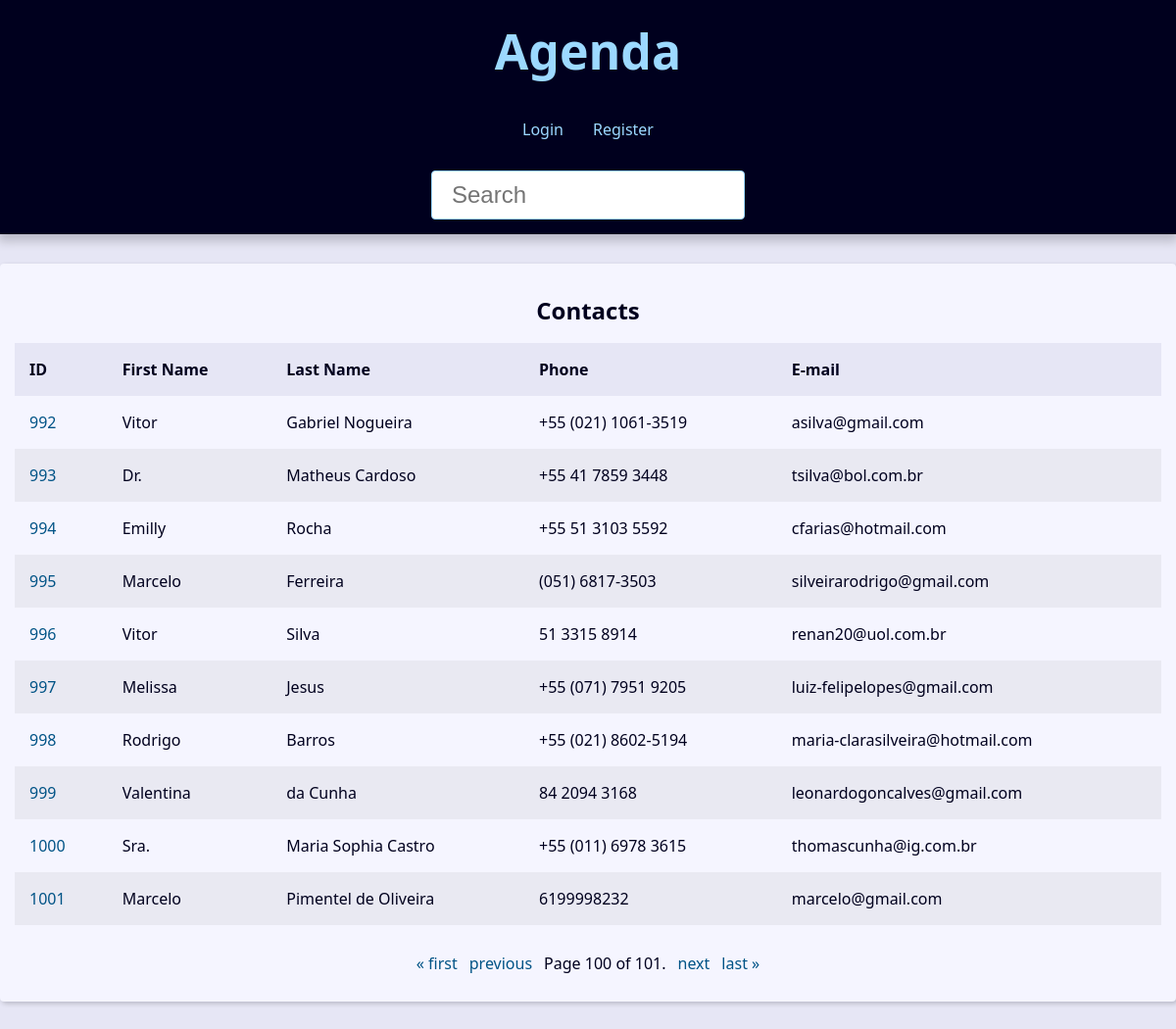
Page /?page=100&q= on the committed database.
### contact/models.py (models this page shows, shortened)
class Contact(models.Model):
    first_name = models.CharField(max_length=50)
    last_name = models.CharField(max_length=50, blank=True)
    phone = models.CharField(max_length=50)
    email = models.EmailField(max_length=254, blank=True)
    created_date = models.DateTimeField(default=timezone.now)
    description = models.TextField(blank=True)
    show = models.BooleanField(default=True)
    picture = models.ImageField(blank=True, upload_to='pictures/%Y/%m')
    category = models.ForeignKey(Category, on_delete=models.SET_NULL, blank=True, null=True)
    owner = models.ForeignKey(User, on_delete=models.SET_NULL, blank=True, null=True)

### contact/views/contact_views.py (the view)
# urls.py: path('', views.index, name='index'),
def index(request):
    contacts = Contact.objects \
        .filter(show=True)\
        .order_by('id')
    paginator = Paginator(contacts, 10)
    page_number = request.GET.get('page')
    page_obj = paginator.get_page(page_number)
    context = {
        'page_obj': page_obj,
        'site_title': 'Contatos - '
    }
    return render(
        request,
        'contact/index.html',
        context
    )

### contact/templates/contact/index.html
{% extends 'global/base.html' %}
{% block content %}
{% if page_obj %}
  <div class="responsive-table">
    <table class="contacts-table">
      <caption class="table-caption ">
        Contacts
      </caption>
      <thead>
        <tr class="table-row table-row-header">
          <th class="table-header">ID</th>
          <th class="table-header">First Name</th>
          <th class="table-header">Last Name</th>
          <th class="table-header">Phone</th>
          <th class="table-header">E-mail</th>
        </tr>
      </thead>
      <tbody>
        {% for contact in page_obj %}
          <tr class="table-row">
            <td class="table-cel">
              <a
                class="table-link"
                href="{% url 'contact:contact' contact.id %}"
              >
                {{ contact.id }}
              </a>
            </td>
            <td class="table-cel">
              {{ contact.first_name }}
            </td>
            <td class="table-cel">
              {{ contact.last_name }}
            </td>
            <td class="table-cel">
              {{ contact.phone }}
            </td>
            <td class="table-cel">
              {{ contact.email }}
            </td>
          </tr>
        {% endfor %}
      </tbody>
    </table>
  </div>
{% else %}
<div class="single-contact">
  <h1 class="single-contact-name">
    Nenhum contato encontrado.
  </h1>
</div>
{% endif %}
{% endblock content %}

### base_static/global/css/style.css (style rules this page uses)
:root { --spacing: 1.5rem; --link-dark-color: rgb(0, 83, 134); --link-light-color: rgb(156, 217, 255); --clr-white: rgb(245, 245, 255); --clr-black: rgb(0, 0, 30); --clr-light-gray: rgb(230, 230, 245); --clr-dark-shadow-5: rgba(0, 0, 10, 5%); --clr-dark-shadow-10: rgba(0, 0, 10, 10%); --clr-dark-shadow-20: rgba(0, 0, 10, 20%); --clr-light-shadow-5: rgba(200, 200, 255, 5%); --clr-light-shadow-10: rgba(200, 200, 255, 10%); --clr-light-shadow-20: rgba(200, 200, 255, 20%); --main-page-width: 120rem; --table-min-width: 60rem; --biggest-font-size: 5rem; --bigger-font-size: 4rem; --big-font-size: 3.2rem; --medium-font-size: 2.4rem; --small-font-size: 1.6rem; --smaller-font-size: 1.4rem; --smallest-font-size: 1.2rem; --transition-fast: 300ms; --transition-medium: 600ms; --transition-slow: 1s; --default-border-radius: 4px; }
*, *::before, *::after { margin: 0; padding: 0; box-sizing: border-box; }
html { font-size: 62.5%; }
body { font-family: system-ui, -apple-system, BlinkMacSystemFont, 'Segoe UI', Roboto, Oxygen, Ubuntu, Cantarell, 'Open Sans', 'Helvetica Neue', sans-serif; line-height: 1.5; font-size: var(--small-font-size); color: var(--clr-black); -webkit-font-smoothing: antialiased; background: var(--clr-light-gray); }
.responsive-table { width: 100%; overflow-x: auto; }
.contacts-table { width: 100%; min-width: var(--table-min-width); border-collapse: collapse; }
.table-caption { font-size: var(--medium-font-size); font-weight: bold; padding: var(--spacing); }
.table-row { text-align: left; text-overflow: ellipsis; transition: background-color var(--transition-fast) ease-in-out; }
.table-row:nth-of-type(2n) { background: var(--clr-dark-shadow-5); }
.table-row-header { background: var(--clr-light-gray); color: var(--clr-black); }
.table-cel, .table-header { padding: var(--spacing); }
.table-link { color: var(--link-dark-color); transition: color var(--transition-fast) ease-in-out; text-decoration: none; }

### rows in the picture
Contact: id "992", first_name "Vitor", last_name "Gabriel Nogueira", phone "+55 (021) 1061-3519", email "asilva@gmail.com"
Contact: id "993", first_name "Dr.", last_name "Matheus Cardoso", phone "+55 41 7859 3448", email "tsilva@bol.com.br"
Contact: id "994", first_name "Emilly", last_name "Rocha", phone "+55 51 3103 5592", email "cfarias@hotmail.com"
Contact: id "995", first_name "Marcelo", last_name "Ferreira", phone "(051) 6817-3503", email "silveirarodrigo@gmail.com"
Contact: id "996", first_name "Vitor", last_name "Silva", phone "51 3315 8914", email "renan20@uol.com.br"
Contact: id "997", first_name "Melissa", last_name "Jesus", phone "+55 (071) 7951 9205", email "luiz-felipelopes@gmail.com"
Contact: id "998", first_name "Rodrigo", last_name "Barros", phone "+55 (021) 8602-5194", email "maria-clarasilveira@hotmail.com"
Contact: id "999", first_name "Valentina", last_name "da Cunha", phone "84 2094 3168", email "leonardogoncalves@gmail.com"
Contact: id "1000", first_name "Sra.", last_name "Maria Sophia Castro", phone "+55 (011) 6978 3615", email "thomascunha@ig.com.br"
Contact: id "1001", first_name "Marcelo", last_name "Pimentel de Oliveira", phone "6199998232", email "marcelo@gmail.com"

### other values in the picture
{{ page_obj.number }} "100"
{{ page_obj.paginator.num_pages }} "101"
